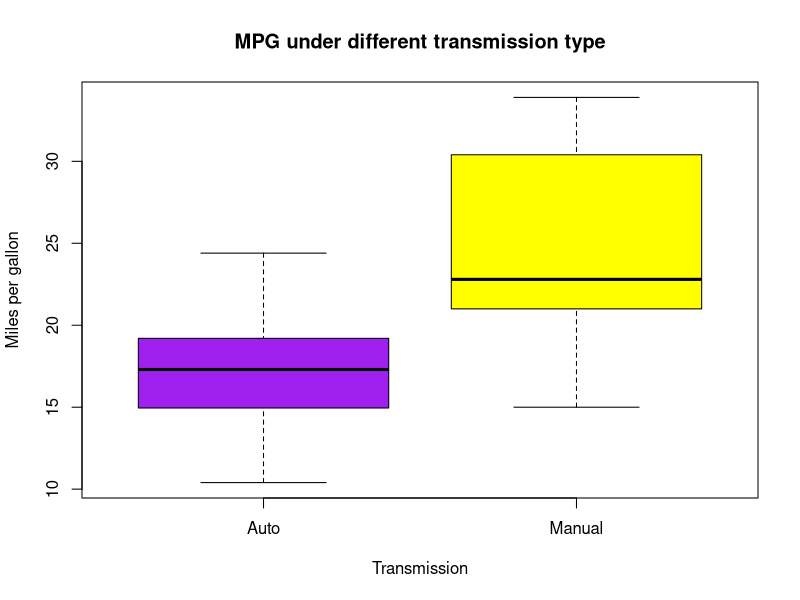
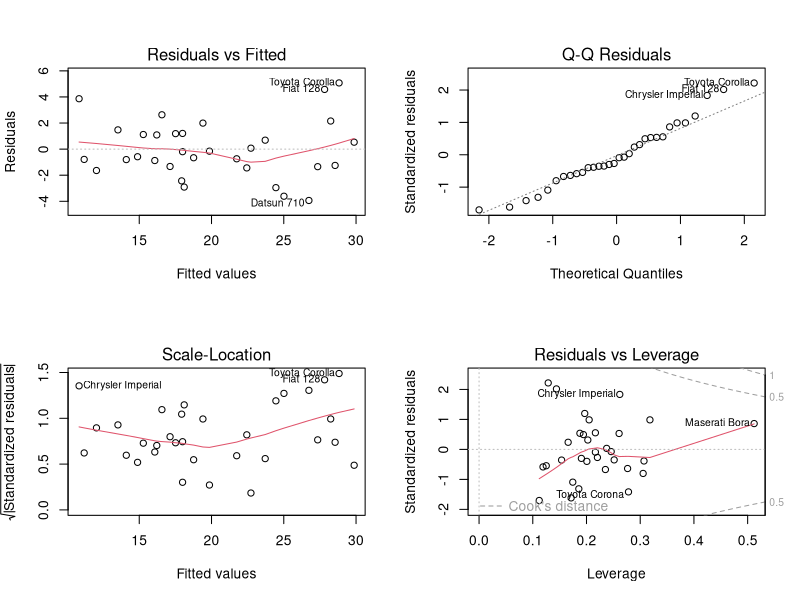
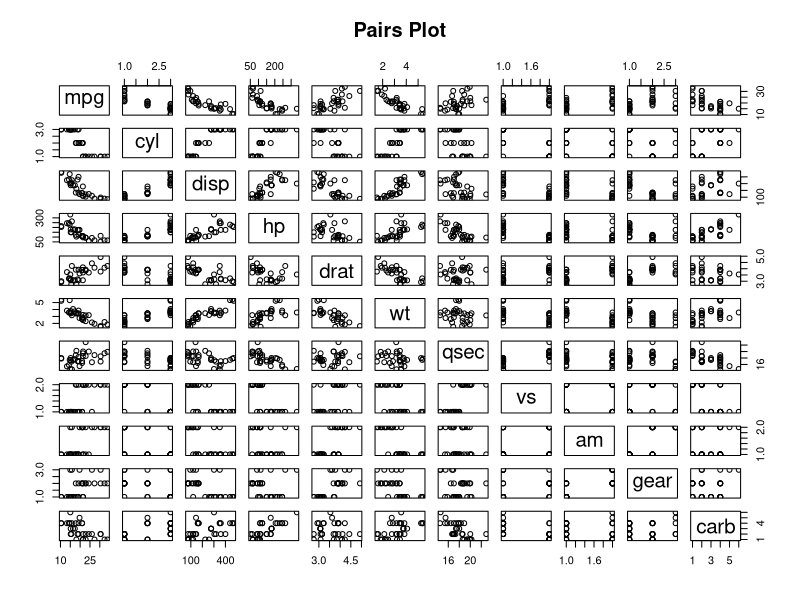

These figures' R source, in order:
## ---- chunk 1
# Load the package
library(datasets)
library(ggplot2)

# Load the data
data(mtcars)

# Checking the dataset
dim(mtcars)
str(mtcars)
names(cars)

# Clean the data
mtcars$cyl  <- factor(mtcars$cyl)
mtcars$vs   <- factor(mtcars$vs)
mtcars$gear <- factor(mtcars$gear)
mtcars$carb <- factor(mtcars$carb)
mtcars$am   <- factor(mtcars$am,labels=c("Auto","Manual"))

# View the data
summary(mtcars)
## ---- chunk 2
start_model <- lm(mpg~.,data = mtcars)
final_model <- step(start_model,direction = "both")
## ---- chunk 3
summary(final_model)
## ---- chunk 4
rg1 <- lm(mpg~am,data = mtcars)
anova(rg1,final_model)
## ---- chunk 5
t.test(mpg~am, data = mtcars)
## ---- chunk 6
summary(rg1)
## ---- chunk 7
rg2 <- lm(mpg~am+cyl+disp+hp+wt, data = mtcars)
anova(rg1,rg2)
## ---- chunk 8
summary(rg2)
## ---- chunk 9
boxplot(mpg ~ am, data = mtcars, col = (c("purple","yellow")), ylab = "Miles per gallon", xlab = "Transmission",main="MPG under different transmission type")
## ---- chunk 10
par(mfrow = c(2,2))
plot(rg2)
## ---- chunk 11
pairs(mpg ~ ., data = mtcars,main= "Pairs Plot")
